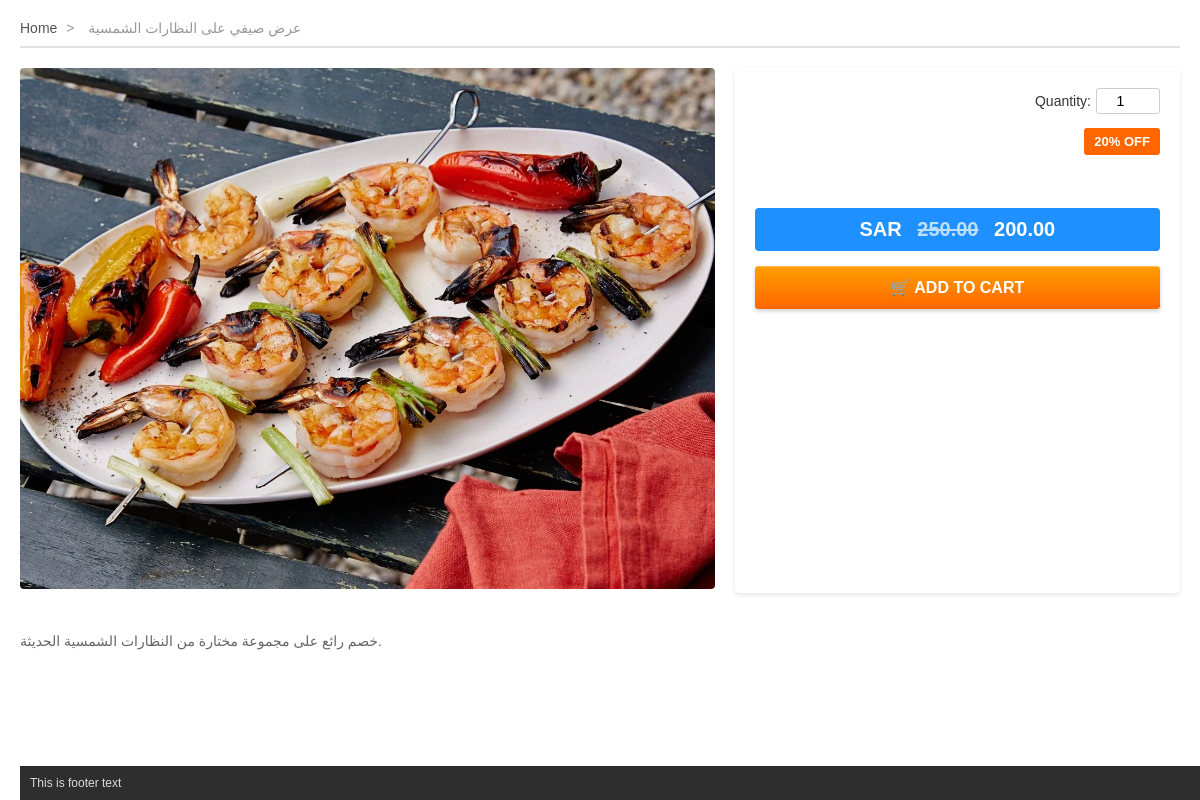
The page /offer.php?id=1 on the database its author committed.
### tables this page shows
CREATE TABLE `offer` (
  `id` int(11) NOT NULL,
  `title` varchar(255) NOT NULL,
  `description` text DEFAULT NULL,
  `org_price` decimal(10,2) NOT NULL,
  `discount` int(11) NOT NULL DEFAULT 0,
  `image` varchar(255) DEFAULT NULL,
  `cat_id` int(11) NOT NULL,
  `user_id` int(11) NOT NULL,
  `quantity` int(11) NOT NULL,
  `creation_date` datetime DEFAULT current_timestamp()
);

### offer.php (the view, shortened to what this page needs)
<?php
include "connection.php";
$offer_id = (int) $_GET['id'];
$sql = "SELECT * FROM offer WHERE id = $offer_id";
$result = mysqli_query($con, $sql);
$row   = mysqli_fetch_assoc($result);
$orig  = (float) $row['org_price'];
$disc  = (float) $row['discount'];
$deal  = $orig - ($orig * $disc / 100);
$title = htmlspecialchars($row['title'], ENT_QUOTES, 'UTF-8');
$image = 'uploads/' . htmlspecialchars($row['image'], ENT_QUOTES, 'UTF-8');
$desc  = nl2br(htmlspecialchars($row['description'], ENT_QUOTES, 'UTF-8'));
?>
<!DOCTYPE html>
<html lang="en" dir="ltr">
<head>
  <link rel="stylesheet" href="css/style3.css">
</head>
<body>
  <div class="breadcrumb">
    <a href="index.php">Home</a>
    <span>&gt;</span>
    <span><?= $title ?></span>
  </div>
  <div class="offer-container">
    <div class="offer-left">
      <img class="main" src="<?= $image ?>" alt="<?= $title ?>">
    </div>
    <div class="offer-right">
      <div class="quantity-selector">
        <label for="qty">Quantity:</label>
        <input type="number" id="qty" name="quantity" value="1" min="1">
      </div>
      <div class="discount-badge"><?= $disc ?>% OFF</div>
      <div class="price-section">
        <span>SAR <s><?= number_format($orig,2) ?></s> <span class="deal-price-amount"><?= number_format($deal,2) ?></span></span>
      </div>
      <form method="post" action="cart.php">
        <button type="submit" class="add-cart-btn">
        🛒 ADD TO CART
        </button>
      </form>
    </div>
  </div>
  <p class="caption"><?= $desc ?></p>
</body>
<?php include 'footer.php'; ?>
</html>

### css/style3.css (style rules this page uses)
body { font-family: Arial, sans-serif; margin: 20px; background: #fff; color: #333; }
.breadcrumb { font-size: 14px; margin-bottom: 10px; }
.breadcrumb a { text-decoration: none; color: #555; }
.breadcrumb span { margin: 0 5px; color: #999; }
.offer-container { display: flex; gap: 20px; border-top: 2px solid #e0e0e0; padding-top: 20px; }
.offer-left { flex: 1 1 60%; position: relative; }
.offer-left img.main { width: 100%; border-radius: 4px; }
.offer-right { flex: 1 1 35%; background: #fff; padding: 40px 20px 20px; border-radius: 4px; box-shadow: 0 2px 5px rgba(0,0,0,0.1); position: relative; }
.quantity-selector { position: absolute; top: 20px; right: 20px; display: flex; align-items: center; }
.quantity-selector label { font-size: 14px; margin-right: 5px; }
.quantity-selector input { width: 50px; padding: 4px 6px; font-size: 14px; text-align: center; border: 1px solid #ccc; border-radius: 3px; }
.discount-badge { position: absolute; top: 60px; right: 20px; background: #ff6600; color: #fff; padding: 6px 10px; font-weight: bold; border-radius: 3px; font-size: 13px; }
.price-section { background-color: #1e90ff; color: white; font-weight: bold; text-align: center; border-radius: 4px; padding: 10px 0; margin-top: 100px; margin-bottom: 15px; font-size: 20px; }
.price-section s { color: #fff; margin: 0 10px; opacity: 0.7; }
.deal-price-amount { color: white; font-weight: bold; }
.add-cart-btn { display: flex; align-items: center; justify-content: center; background: linear-gradient(to bottom, #ff9f00 0%, #ff6600 100%); color: #fff; border: none; padding: 12px; font-size: 16px; font-weight: bold; text-transform: uppercase; cursor: pointer; border-radius: 3px; width: 100%; box-shadow: inset 0 1px rgba(255,255,255,0.3), 0 2px 4px rgba(0,0,0,0.2); text-decoration: none; }
.caption { margin-top: 40px; font-size: 14px; color: #666; }

### footer.php (style rules this page uses)
body { padding-bottom: 60px; }

### rows shown on the page
offer: title "عرض صيفي على النظارات الشمسية", image (picture), discount "20", org_price "250.00", deal "200.00", description "خصم رائع على مجموعة مختارة من النظارات الشمسية الحديثة."
